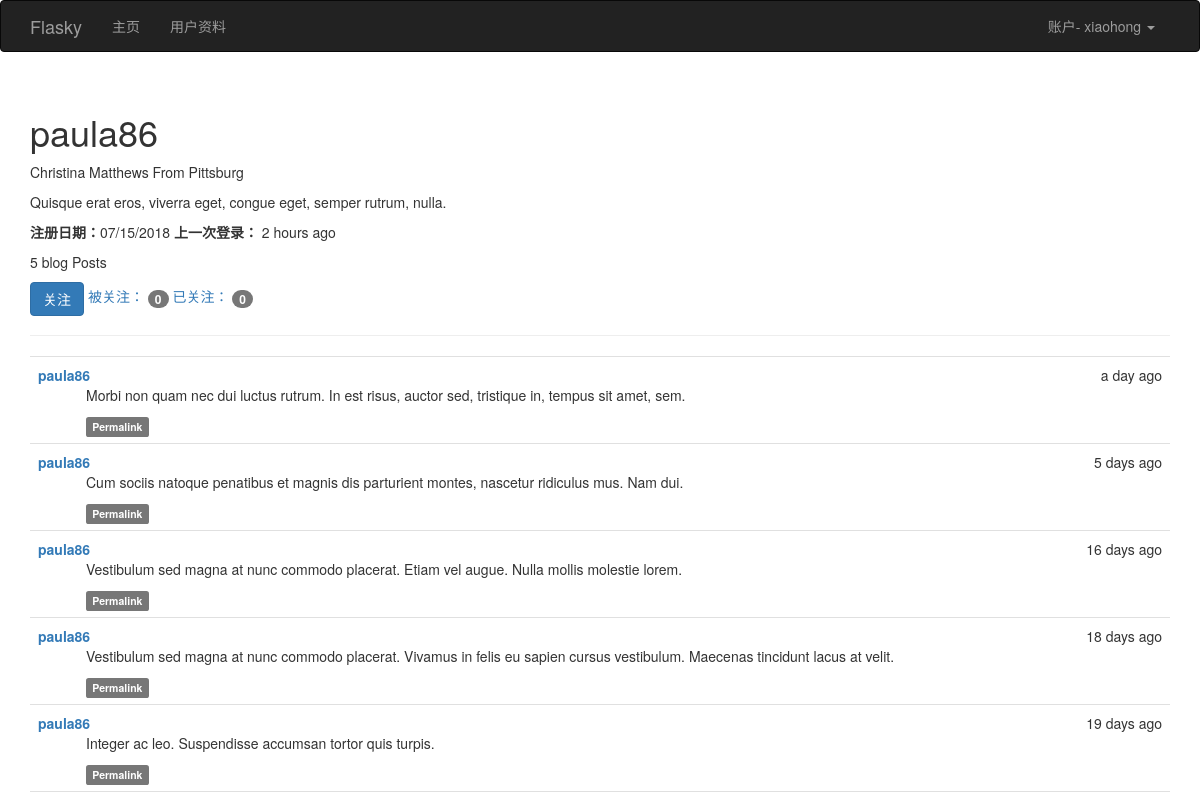
The page /user/paula86 (signed in) on the database its author committed.
### app/models.py (models this page shows, shortened)
class User(UserMixin, db.Model):
    __tablename__ = 'users'
    id = db.Column(db.Integer, primary_key=True)
    username = db.Column(db.String(64), unique=True, index=True)
    email = db.Column(db.String(64), unique=True,index=True)
    role_id = db.Column(db.Integer, db.ForeignKey('roles.id'))
    password_hash = db.Column(db.String(128))
    confirmed = db.Column(db.Boolean, default= False)
    name = db.Column(db.String(64))
    location = db.Column(db.String(128))
    about_me = db.Column(db.Text())
    member_since = db.Column(db.DateTime(), default=datetime.utcnow)
    last_seen = db.Column(db.DateTime(), default=datetime.utcnow)
    posts = db.relationship('Post', backref='author', lazy='dynamic')
    followed = db.relationship('Follow', foreign_keys=[Follow.follower_id], backref=db.backref('follower', lazy='joined')
                               , lazy='dynamic', cascade='all,delete-orphan')
    followers = db.relationship('Follow', foreign_keys=[Follow.followed_id], backref=db.backref('followed',lazy='joined')
                                , lazy='dynamic',cascade='all,delete-orphan')
    @property
    def password(self):
        raise AttributeError('password is not a readable attribute')
    def can(self, permission):
        return self.role is not None and self.role.permissions & permission == permission
    def is_administrator(self):
        return self.can(Permission.ADMINISTER)
    def ping(self):
        self.last_seen = datetime.utcnow()
        db.session.add(self)
    def is_following(self, user):
        if user.id is None:
            return False
        return self.followed.filter_by(followed_id=user.id).first() is not None

class Post(db.Model):
    __tablename__ = 'posts'
    id = db.Column(db.Integer, primary_key=True)
    body = db.Column(db.Text)
    timestamp = db.Column(db.DateTime, index=True, default=datetime.utcnow)
    author_id = db.Column(db.Integer, db.ForeignKey('users.id'))
    body_html = db.Column(db.Text)

### app/main/views.py (the view)
@main.route('/user/<username>')
def user(username):
    user = User.query.filter_by(username= username).first()
    if user is None:
        abort(404)
    posts = user.posts.order_by(Post.timestamp.desc()).all()
    return render_template('user.html', user=user, posts=posts)

### app/auth/views.py (called while the page is built)
@auth.before_app_request
def before_request():
    if current_user.is_authenticated:
        current_user.ping()
        if not current_user.confirmed and request.endpoint[:5] != 'auth.':
            return redirect(url_for('auth.unconfirmed'))

### app/main/__init__.py (called while the page is built)
@main.app_context_processor
def inject_permissions():
    return dict(Permission=Permission)

### app/models.py (called while the page is built)
@login_manager.user_loader
def load_user(user_id):
    return User.query.get(int(user_id))

### app/templates/user.html (shortened to what this page needs)
{%  extends "base.html" %}
{%  import "bootstrap/wtf.html" as wtf %}
{% block page_content %}
    <div class="page-header">
        <h1>  {{ user.username }} </h1>
        <p>
        {% if user.name %} {{ user.name }}  {% endif %}
         {% if user.location %}
           From  {{ user.location }}
        {% endif %}
        </p>
      {% if user.about_me %}  <p>{{ user.about_me }} </p> {% endif %}
     <p>
         <b>注册日期：</b>{{ moment(user.member_since).format('L') }}
         <b>上一次登录：</b> {{ moment(user.last_seen).fromNow(refresh=True) }}
     </p>
     <p> {{ user.posts.count() }} blog Posts</p>
    <p>
        {% if current_user.can(Permission.FOLLOW) and current_user!=user %}
            {% if not current_user.is_following(user) %}
                <a href="{{ url_for('.follow',username=user.username) }}" class="btn btn-primary">关注</a>
             {% else %}
                <a href="{{ url_for('.unfollow',username=user.username) }}" class="btn btn-primary">取消关注</a>
            {% endif %}
        {% endif %}
        <a href="{{ url_for('.followers', username=user.username) }}">被关注：
            <span class="badge">{{  user.followers.count() }}</span> </a>
         <a href="{{ url_for('.followed_by', username=user.username) }}">已关注：
            <span class="badge">{{  user.followed.count() }}</span> </a>
    </p>
    </div>
      {%  include '_posts.html' %}
{% endblock %}

### app/templates/base.html (shortened to what this page needs)
{% extends "bootstrap/base.html" %}
{% block head %}
{{ super() }}
<link rel="stylesheet" type="text/css" href="{{ url_for('static', filename='style.css') }}">
{% endblock %}
{% block navbar %}
<div class="navbar navbar-inverse" role="navigation">
    <div class="container">
        <div class="navbar-header">
            <a class="navbar-brand" href="{{ url_for('main.index') }}">Flasky</a>
        </div>
        <div class="navbar-collapse collapse">
            <ul class="nav navbar-nav">
                <li><a href="{{ url_for('main.index') }}">主页</a></li>
                {%  if current_user.is_authenticated %}
                    <li><a href="{{  url_for('main.user', username=current_user.username) }}">用户资料</a></li>
                {%  endif %}
            </ul>
            <ul class="nav navbar-nav navbar-right">
                {% if current_user.is_authenticated %}
                <li class="dropdown">
                <a href="#" class="dropdown-toggle" data-toggle="dropdown">账户- {{ current_user.username }} <b class="caret"></b></a>
                </li>
                {% else %}
                <li><a href="{{ url_for('auth.login') }}">登录</a></li>
                {% endif %}
            </ul>
        </div>
    </div>
</div>
{% endblock %}
{% block content %}
<div class="container">
    {% block page_content %}{% endblock %}
</div>
{% endblock %}

### app/templates/_posts.html (shortened to what this page needs)
  <ul class="posts">
        {% for post in posts %}
            <li class="post">
                <div class="post-date">
                    {{ moment(post.timestamp).fromNow() }}
                </div>
                <div class="post-author">
                    <a href="{{ url_for('.user', username=post.author.username) }}">{{ post.author.username }}</a>
                </div>
                <div class="post-content">
                    {% if post.body_html %}
                        {{  post.body_html | safe }}
                    {% else %}
                        {{ post.body }}
                    {% endif %}
                    <div class="post-footer">
                        <a href="{{ url_for('.post', id=post.id) }}">
                            <span class="label label-default">Permalink</span>
                        </a>
                    </div>
                </div>
            </li>
        {% endfor %}
    </ul>

### app/static/style.css (style rules this page uses)
ul.posts { list-style-type: none; padding: 0px; margin: 16px 0px 0px 0px; border-top: 1px solid #e0e0e0; }
ul.posts li.post { padding: 8px; border-bottom: 1px solid #e0e0e0; }
div.post-date { float: right; }
div.post-author { font-weight: bold; }
div.post-content { margin-left: 48px; min-height: 48px; }

### rows shown on the page
User: username "xiaohong"
User: username "paula86", name "Christina Matthews", location "Pittsburg", about_me "Quisque erat eros, viverra eget, congue eget, semper rutrum, nulla.", member_since "07/15/2018", last_seen "2 hours ago"
Post: timestamp "a day ago", author.username "paula86", body_html "Morbi non quam nec dui luctus rutrum. In est risus, auctor sed, tristique in, tempus sit amet, sem."
Post: timestamp "5 days ago", author.username "paula86", body_html "Cum sociis natoque penatibus et magnis dis parturient montes, nascetur ridiculus mus. Nam dui."
Post: timestamp "16 days ago", author.username "paula86", body_html "Vestibulum sed magna at nunc commodo placerat. Etiam vel augue. Nulla mollis molestie lorem."
Post: timestamp "18 days ago", author.username "paula86", body_html "Vestibulum sed magna at nunc commodo placerat. Vivamus in felis eu sapien cursus vestibulum. Maecenas tincidunt lacus at velit."
Post: timestamp "19 days ago", author.username "paula86", body_html "Integer ac leo. Suspendisse accumsan tortor quis turpis."

### other values the page prints
{{ user.posts.count() }} "5"
{{ user.followers.count() }} "0"
{{ user.followed.count() }} "0"
